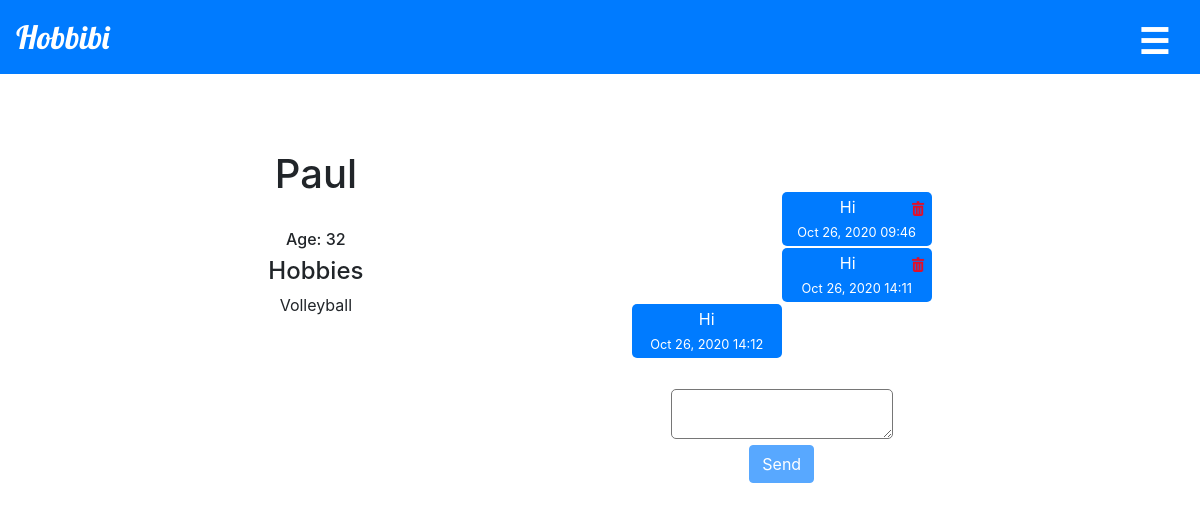
The page /profile/Paul (signed in) on the database its author committed.
### hobbibi/models.py (models this page shows, shortened)
class User(AbstractUser):
    pass
    country = models.CharField(max_length=64, default='G')
    city = models.CharField(max_length=64, default='Tbilisi')
    age = models.IntegerField(default=30)
    image = models.ImageField(upload_to='images/', blank=True)

class Hobbies(models.Model):
    user = models.ForeignKey(User, on_delete=models.CASCADE)
    hobbi = models.ForeignKey(Hobbi, on_delete=models.CASCADE)

class Hobbi(models.Model):
    name = models.CharField(max_length=64)
    def __str__(self):
        return f"{self.name}"

class Message(models.Model):
    sender = models.ForeignKey(User, on_delete=models.CASCADE, related_name='sender')
    recipient = models.ForeignKey(User, on_delete=models.CASCADE, related_name="recipient")
    message = models.TextField()
    timestamp = models.DateTimeField(auto_now_add=True)
    read = models.BooleanField(default=False)

### hobbibi/views.py (the view)
# urls.py: path('profile/<str:user>', views.profile, name='profile'),
def profile(request, user):
    h = Hobbi.objects.all()
    owner = User.objects.get(username=user)
    hobbies = Hobbies.objects.select_related('user').filter(user=owner.id)
    sender = User.objects.get(id=request.user.id)
    messages = Message.objects.filter(sender__in=(
        sender, owner), recipient__in=(owner, sender)).order_by("timestamp")
    msg = Message.objects.filter(sender=owner, recipient=sender, read=False)
    for m in msg:
        m.read = True
        m.save()
    u = User.objects.get(id=request.user.id)
    us = Message.objects.filter(
        recipient=u, read=False).values("sender").distinct()
    new_msg = User.objects.filter(id__in=us)
    count = Message.objects.filter(recipient=sender, read=False).count()
    if request.method == "POST":
        image = request.FILES["image"]
        owner.image = image
        owner.save()
        return redirect('profile', user=user)
    c = Message.objects.filter(sender=u).values("recipient").distinct()
    contacts = User.objects.filter(id__in=c).order_by('username')
    for i in contacts:
        print(i.recipient)
    return render(request, "hobbibi/profile.html", {"hobbies": hobbies, 'owner': owner, "h": h, "messages": messages, "count": count, "new_msg": new_msg, "contacts": contacts})

### hobbibi/templates/hobbibi/profile.html (shortened to what this page needs)
{% extends "hobbibi/layout.html" %}
{% load static %}
{% block body %}
<div id="head">
<div class="pro">
    <h1>{{owner.username}}</h1>
    <h6>Age: {{owner.age}}</h6>
    <h4>Hobbies</h4>
    <ul id="hobbies">
    {% for hobbi in hobbies %}
        <li>{{ hobbi.hobbi}}
        </li>
    {% endfor %}
</ul>
</div>
{% if owner.username != request.user.username %}
<div class="pro">
<div id="meg">
<ul id="msg">
{% for mes in messages %}
    {% if mes.sender == request.user and mes.message != "This message was deleted"%}
    <li class="c" >{{mes.message}}
    <a href="" id="m" class="msg{{mes.id}}" data-msg="{{mes.id}}"><img id="icon" src="{% static 'hobbibi/icon-delete-16.png' %}" alt=""></a>
    <br><small>{{mes.timestamp}}</small></li>
    {% elif mes.message == "This message was deleted" and mes.sender == request.user %}
    <div class="d2" style='background-color: white; color: #007bff; font-size: 12px;'><i>{{mes.message}}</i></div>
    {% elif mes.message == "This message was deleted" %}
    <div class="d" style='background-color: white; color: #007bff; font-size: 12px;'><i>{{mes.message}}</i></div>
    {% else %}
    <li class="chat">{{mes.message}}
    <br><small>{{mes.timestamp}}</small></li>
    {% endif %}
{% endfor %}
</ul>
</div>
<div id="send">
<form id="formmsg">
    <textarea name="message" id="message" autofocus></textarea><br>
    <input type="submit" name="" id="submit" class="btn btn-primary" value="Send">
</form>
</div>
</div>
{% endif %}
</div>
{% endblock %}

### hobbibi/static/hobbibi/style.css (style rules this page uses)
* { margin: 0; padding: 0; }
body { text-align: center; }
#head { display: flex; flex-wrap: wrap; text-align: center; justify-content: space-evenly; align-items: center; width: 100%; height: 100%; }
.chat { margin-right: 50%; margin-left: 0; border-radius: 5px; margin-top: 2px; padding: 3px; background-color: #007bff; color: white; }
.c { margin-right: 0; margin-left: 50%; border-radius: 5px; padding: 3px; margin-top: 2px; background-color: #007bff; color: white; }
#meg { display: flex; flex-direction: column-reverse; height: 300px; width: 300px; word-wrap: break-word; overflow: auto; scrollbar-width: none; }
#h, #m { float: right; padding-right: 3px; }
form { margin-top: 15px; text-align: center; }
li { list-style-type: none; }
textarea { border-radius: 5px; }
h1, h2 { text-align: center; }
#icon { height: auto; width: 15px; }
#hobbies { height: 100px; overflow: auto; overflow-x: hidden; }
.btn { margin-bottom: 2px; }

### rows shown on the page
User: username "Paul", age "32"
Hobbies: hobbi "Volleyball"
Message: message "Hi", timestamp "Oct 26, 2020 09:46"
Message: message "Hi", timestamp "Oct 26, 2020 14:11"
Message: message "Hi", timestamp "Oct 26, 2020 14:12"
